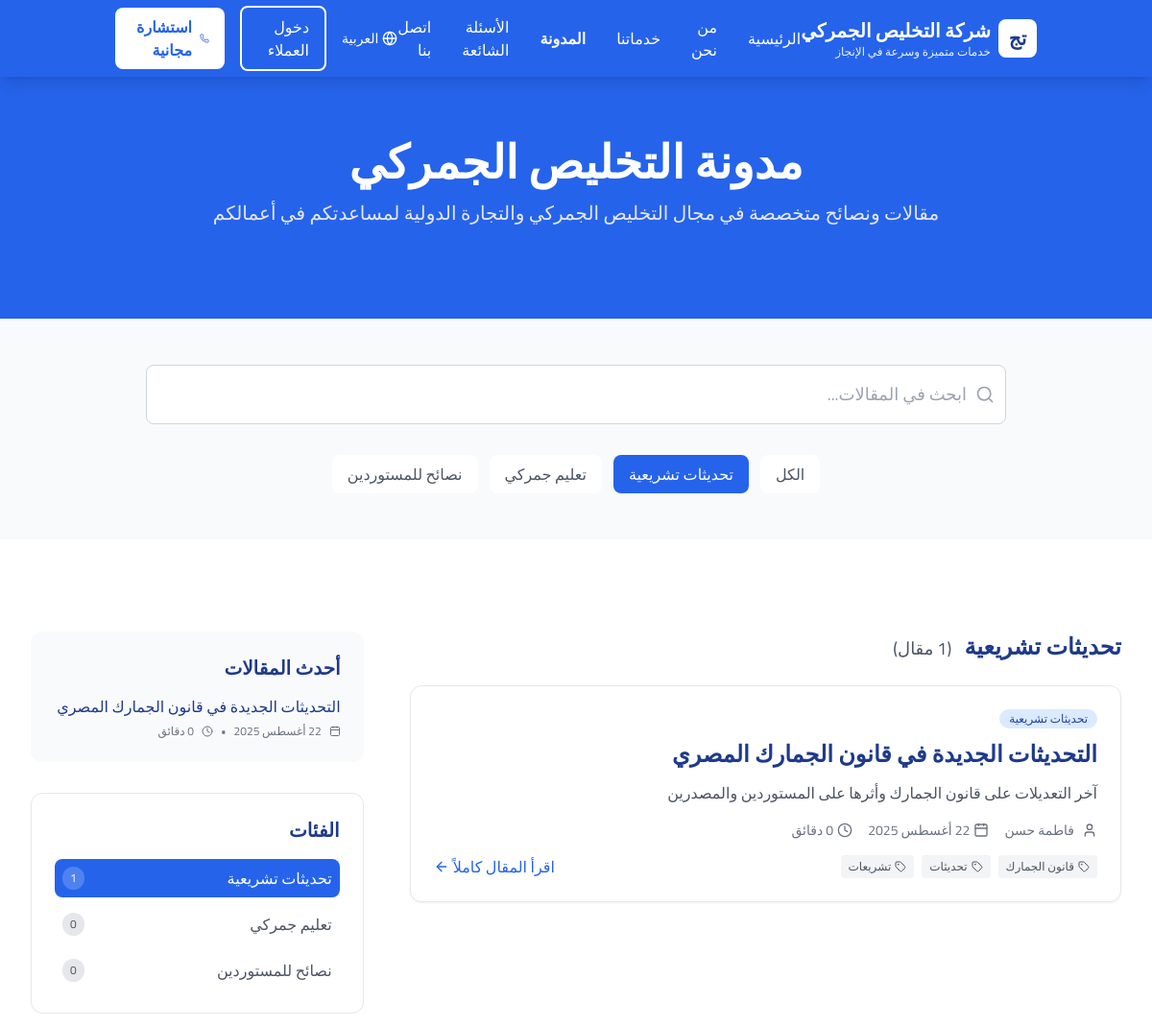
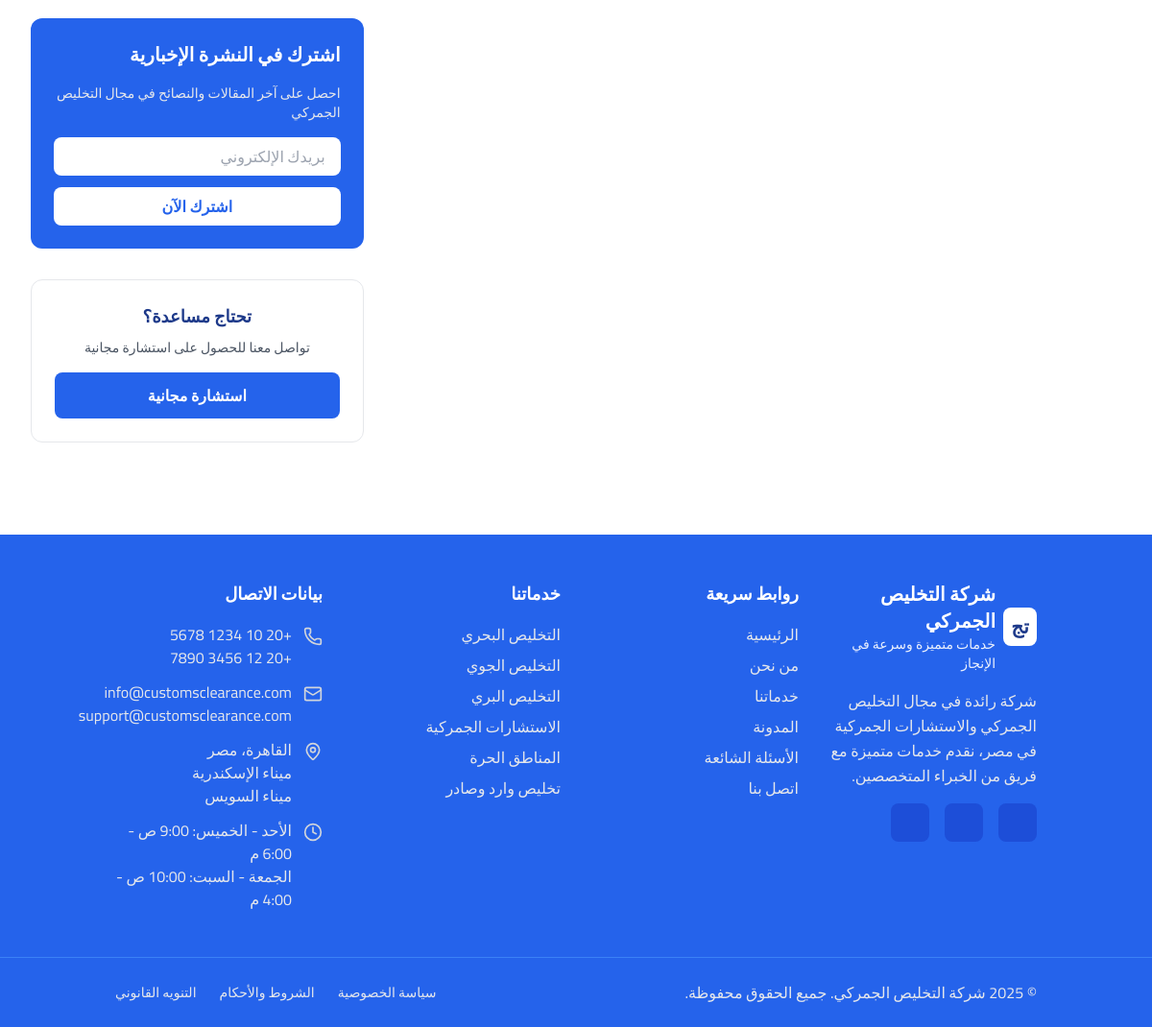
The page /?page=blog&category=تحديثات+تشريعية on the database its author committed (2 pictures, top to bottom).
### tables this page shows
CREATE TABLE blog_posts (
    id INT AUTO_INCREMENT PRIMARY KEY,
    title VARCHAR(500) NOT NULL,
    excerpt TEXT,
    content LONGTEXT NOT NULL,
    category VARCHAR(100) NOT NULL,
    author VARCHAR(255) NOT NULL,
    tags TEXT,
    featured BOOLEAN DEFAULT FALSE,
    published BOOLEAN DEFAULT TRUE,
    created_at TIMESTAMP DEFAULT CURRENT_TIMESTAMP,
    updated_at TIMESTAMP DEFAULT CURRENT_TIMESTAMP ON UPDATE CURRENT_TIMESTAMP
);

### includes/functions.php (called while the page is built, shortened)
<?php
function format_arabic_date($date) {
    $months = [
        1 => 'يناير', 2 => 'فبراير', 3 => 'مارس', 4 => 'أبريل',
        5 => 'مايو', 6 => 'يونيو', 7 => 'يوليو', 8 => 'أغسطس',
        9 => 'سبتمبر', 10 => 'أكتوبر', 11 => 'نوفمبر', 12 => 'ديسمبر'
    ];
    $timestamp = is_string($date) ? strtotime($date) : $date;
    $day = date('j', $timestamp);
    $month = $months[(int)date('n', $timestamp)];
    $year = date('Y', $timestamp);
    return "$day $month $year";
}
function clean_input($data) {
    $data = trim($data);
    $data = stripslashes($data);
    $data = htmlspecialchars($data);
    return $data;
}
function get_page_url($page, $params = []) {
    $url = "?page=" . urlencode($page);
    if (!empty($params)) {
        foreach ($params as $key => $value) {
            $url .= "&" . urlencode($key) . "=" . urlencode($value);
        }
    }
    return $url;
}
?>

### pages/blog.php (the view, shortened to what this page needs)
<?php
$selectedCategory = isset($_GET['category']) ? clean_input($_GET['category']) : 'الكل';
$searchTerm = isset($_GET['search']) ? clean_input($_GET['search']) : '';
$blogPosts = [];
$categories = ['الكل'];
if ($pdo) {
    try {
        $stmt = $pdo->query("SELECT DISTINCT category FROM blog_posts WHERE published = 1 ORDER BY category");
        $dbCategories = $stmt->fetchAll(PDO::FETCH_COLUMN);
        $categories = array_merge($categories, $dbCategories);
        $sql = "SELECT * FROM blog_posts WHERE published = 1";
        $params = [];
        if ($selectedCategory !== 'الكل') {
            $sql .= " AND category = ?";
            $params[] = $selectedCategory;
        }
        $sql .= " ORDER BY created_at DESC";
        $stmt = $pdo->prepare($sql);
        $stmt->execute($params);
        $blogPosts = $stmt->fetchAll();
    } catch (Exception $e) {
        error_log("Blog query error: " . $e->getMessage());
    }
}
$recentPosts = array_slice($blogPosts, 0, 5);
function calculateReadTime($content) {
    $wordCount = str_word_count(strip_tags($content));
    $minutes = ceil($wordCount / 200);
    return $minutes . ' دقائق';
}
?>
<div class="bg-white">
    <section class="bg-blue-600 text-white py-16">
        <div class="container-custom">
            <div class="max-w-4xl mx-auto text-center">
                <h1 class="text-4xl lg:text-5xl font-bold mb-4">
                    مدونة التخليص الجمركي
                </h1>
                <p class="text-xl text-gray-200 mb-8">
                    مقالات ونصائح متخصصة في مجال التخليص الجمركي والتجارة الدولية لمساعدتكم في أعمالكم
                </p>
            </div>
        </div>
    </section>
    <section class="py-12 bg-gray-50">
        <div class="container-custom">
            <div class="max-w-4xl mx-auto">
                <form method="GET" class="relative mb-8">
                    <div class="absolute inset-y-0 right-0 pr-3 flex items-center pointer-events-none">
                    </div>
                    <input type="text" name="search" value="<?php echo htmlspecialchars($searchTerm); ?>"
                           placeholder="ابحث في المقالات..."
                           class="w-full pl-4 pr-10 py-4 border border-gray-300 rounded-lg focus:ring-2 focus:ring-blue-600 focus:border-transparent text-right text-lg">
                </form>
                <div class="flex flex-wrap gap-3 justify-center">
                    <?php foreach($categories as $category): ?>
                        <a href="<?php echo get_page_url('blog', ['category' => $category, 'search' => $searchTerm]); ?>"
                           class="px-4 py-2 rounded-lg font-medium transition-colors <?php echo ($selectedCategory === $category) ? 'bg-blue-600 text-white' : 'bg-white text-gray-600 hover:bg-gray-100'; ?>">
                            <?php echo htmlspecialchars($category); ?>
                        </a>
                    <?php endforeach; ?>
                </div>
            </div>
        </div>
    </section>
    <div class="section-spacing">
        <div class="container-custom">
            <div class="grid lg:grid-cols-3 gap-12">
                <div class="lg:col-span-2">
                    <div>
                        <h2 class="text-2xl font-bold text-blue-900 mb-6">
                            <?php echo $selectedCategory === 'الكل' ? 'جميع المقالات' : htmlspecialchars($selectedCategory); ?>
                            <span class="text-gray-600 text-lg font-normal mr-2">
                                (<?php echo count($blogPosts); ?> مقال)
                            </span>
                        </h2>
                        <?php if (!empty($blogPosts)): ?>
                            <div class="space-y-6">
                                <?php foreach($blogPosts as $post): ?>
                                    <article class="bg-white border border-gray-200 rounded-xl shadow-sm hover:shadow-md transition-shadow p-6">
                                        <div class="flex items-center space-x-2 space-x-reverse mb-3">
                                            <span class="bg-blue-100 text-blue-800 text-xs font-medium px-2.5 py-0.5 rounded-full">
                                                <?php echo htmlspecialchars($post['category']); ?>
                                            </span>
                                        </div>
                                        <h2 class="text-2xl font-semibold text-blue-900 mb-3 leading-tight hover:text-blue-600 transition-colors cursor-pointer">
                                            <?php echo htmlspecialchars($post['title']); ?>
                                        </h2>
                                        <p class="text-gray-600 mb-4 leading-relaxed">
                                            <?php echo htmlspecialchars($post['excerpt']); ?>
                                        </p>
                                        <div class="flex items-center justify-between text-sm text-gray-500 mb-4">
                                            <div class="flex items-center space-x-4 space-x-reverse">
                                                <div class="flex items-center space-x-2 space-x-reverse">
                                                    <i data-lucide="user" class="w-4 h-4"></i>
                                                    <span><?php echo htmlspecialchars($post['author']); ?></span>
                                                </div>
                                                <div class="flex items-center space-x-1 space-x-reverse">
                                                    <i data-lucide="calendar" class="w-4 h-4"></i>
                                                    <span><?php echo format_arabic_date($post['created_at']); ?></span>
                                                </div>
                                                <div class="flex items-center space-x-1 space-x-reverse">
                                                    <i data-lucide="clock" class="w-4 h-4"></i>
                                                    <span><?php echo calculateReadTime($post['excerpt']); ?></span>
                                                </div>
                                            </div>
                                        </div>
                                        <div class="flex items-center justify-between">
                                            <div class="flex flex-wrap gap-2">
                                                <?php
                                                $tags = explode(',', $post['tags']);
                                                foreach($tags as $tag):
                                                ?>
                                                    <span class="bg-gray-100 text-gray-600 text-xs px-2 py-1 rounded flex items-center space-x-1 space-x-reverse">
                                                        <i data-lucide="tag" class="w-3 h-3"></i>
                                                        <span><?php echo htmlspecialchars(trim($tag)); ?></span>
                                                    </span>
                                                <?php endforeach; ?>
                                            </div>
                                            <button class="text-blue-600 hover:text-blue-800 font-medium flex items-center space-x-1 space-x-reverse">
                                                <span>اقرأ المقال كاملاً</span>
                                                <i data-lucide="arrow-left" class="w-4 h-4"></i>
                                            </button>
                                        </div>
                                    </article>
                                <?php endforeach; ?>
                            </div>
                        <?php endif; ?>
                    </div>
                </div>
                <div class="space-y-8">
                    <div class="bg-gray-50 rounded-xl p-6">
                        <h3 class="text-xl font-semibold text-blue-900 mb-4">
                            أحدث المقالات
                        </h3>
                        <div class="space-y-4">
                            <?php foreach($recentPosts as $post): ?>
                                <div class="border-b border-gray-200 pb-4 last:border-b-0 last:pb-0">
                                    <h4 class="font-medium text-blue-900 mb-2 leading-tight hover:text-blue-600 transition-colors cursor-pointer">
                                        <?php
                                        $title = $post['title'];
                                        echo htmlspecialchars(mb_strlen($title) > 60 ? mb_substr($title, 0, 60) . '...' : $title);
                                        ?>
                                    </h4>
                                    <div class="flex items-center space-x-2 space-x-reverse text-xs text-gray-500">
                                        <i data-lucide="calendar" class="w-3 h-3"></i>
                                        <span><?php echo format_arabic_date($post['created_at']); ?></span>
                                        <span>•</span>
                                        <i data-lucide="clock" class="w-3 h-3"></i>
                                        <span><?php echo calculateReadTime($post['excerpt']); ?></span>
                                    </div>
                                </div>
                            <?php endforeach; ?>
                        </div>
                    </div>
                    <div class="bg-white border border-gray-200 rounded-xl p-6">
                        <h3 class="text-xl font-semibold text-blue-900 mb-4">
                            الفئات
                        </h3>
                        <div class="space-y-2">
                            <?php foreach(array_slice($categories, 1) as $category): ?>
                                <?php
                                $count = count(array_filter($blogPosts, function($post) use ($category) {
                                    return $post['category'] === $category;
                                }));
                                ?>
                                <a href="<?php echo get_page_url('blog', ['category' => $category]); ?>"
                                   class="w-full text-right p-2 rounded-lg transition-colors flex items-center justify-between <?php echo ($selectedCategory === $category) ? 'bg-blue-600 text-white' : 'text-gray-600 hover:bg-gray-100'; ?>">
                                    <span><?php echo htmlspecialchars($category); ?></span>
                                    <span class="text-xs px-2 py-1 rounded-full <?php echo ($selectedCategory === $category) ? 'bg-white bg-opacity-20' : 'bg-gray-200'; ?>">
                                        <?php echo $count; ?>
                                    </span>
                                </a>
                            <?php endforeach; ?>
                        </div>
                    </div>
                    <div class="bg-blue-600 text-white rounded-xl p-6">
                        <h3 class="text-xl font-semibold mb-4">
                            اشترك في النشرة الإخبارية
                        </h3>
                        <p class="text-gray-200 mb-4 text-sm">
                            احصل على آخر المقالات والنصائح في مجال التخليص الجمركي
                        </p>
                        <div class="space-y-3">
                            <input type="email" placeholder="بريدك الإلكتروني"
                                   class="w-full px-4 py-2 rounded-lg text-gray-700 text-right">
                            <button class="w-full bg-white text-blue-600 hover:bg-gray-100 font-semibold py-2 rounded-lg transition-colors">
                                اشترك الآن
                            </button>
                        </div>
                    </div>
                    <div class="bg-white border border-gray-200 rounded-xl p-6 text-center">
                        <h3 class="text-lg font-semibold text-blue-900 mb-2">
                            تحتاج مساعدة؟
                        </h3>
                        <p class="text-gray-600 text-sm mb-4">
                            تواصل معنا للحصول على استشارة مجانية
                        </p>
                        <a href="<?php echo get_page_url('consultation'); ?>" class="btn-navy w-full text-center">
                            استشارة مجانية
                        </a>
                    </div>
                </div>
            </div>
        </div>
    </div>
</div>

### assets/css/style.css (style rules this page uses)
html { direction: rtl; font-family: "Cairo", sans-serif; }
body { direction: rtl; background-color: #ffffff; color: #1e3a8a; font-family: "Cairo", sans-serif; }
html { scroll-behavior: smooth; }
.btn-navy { background-color: #2563eb; color: white; font-weight: 600; padding: 0.75rem 1.5rem; border-radius: 0.5rem; transition: all 0.3s ease; display: inline-block; text-decoration: none; }
.section-spacing { padding-top: 4rem; padding-bottom: 4rem; }
@media (min-width: 1024px) { .section-spacing { padding-top: 6rem; padding-bottom: 6rem; } }
.container-custom { max-width: 1280px; margin: 0 auto; padding-left: 1rem; padding-right: 1rem; }
@media (min-width: 640px) { .container-custom { padding-left: 1.5rem; padding-right: 1.5rem; } }
@media (min-width: 1024px) { .container-custom { padding-left: 2rem; padding-right: 2rem; } }

### rows shown on the page
blog_posts: category "تحديثات تشريعية", title "التحديثات الجديدة في قانون الجمارك المصري", excerpt "آخر التعديلات على قانون الجمارك وأثرها على المستوردين والمصدرين", author "فاطمة حسن", created_at "22 أغسطس 2025", excerpt "0 دقائق", tags "قانون الجمارك", tags "تحديثات", tags "تشريعات", category "1", category "0"

### other values the page prints
SITE_NAME "شركة التخليص الجمركي"
$category "الكل"
$category "تحديثات تشريعية"
$category "تعليم جمركي"
$category "نصائح للمستوردين"
$selectedCategory "تحديثات تشريعية"
SITE_PHONE "+20 10 1234 5678"
SITE_EMAIL "info@customsclearance.com"
